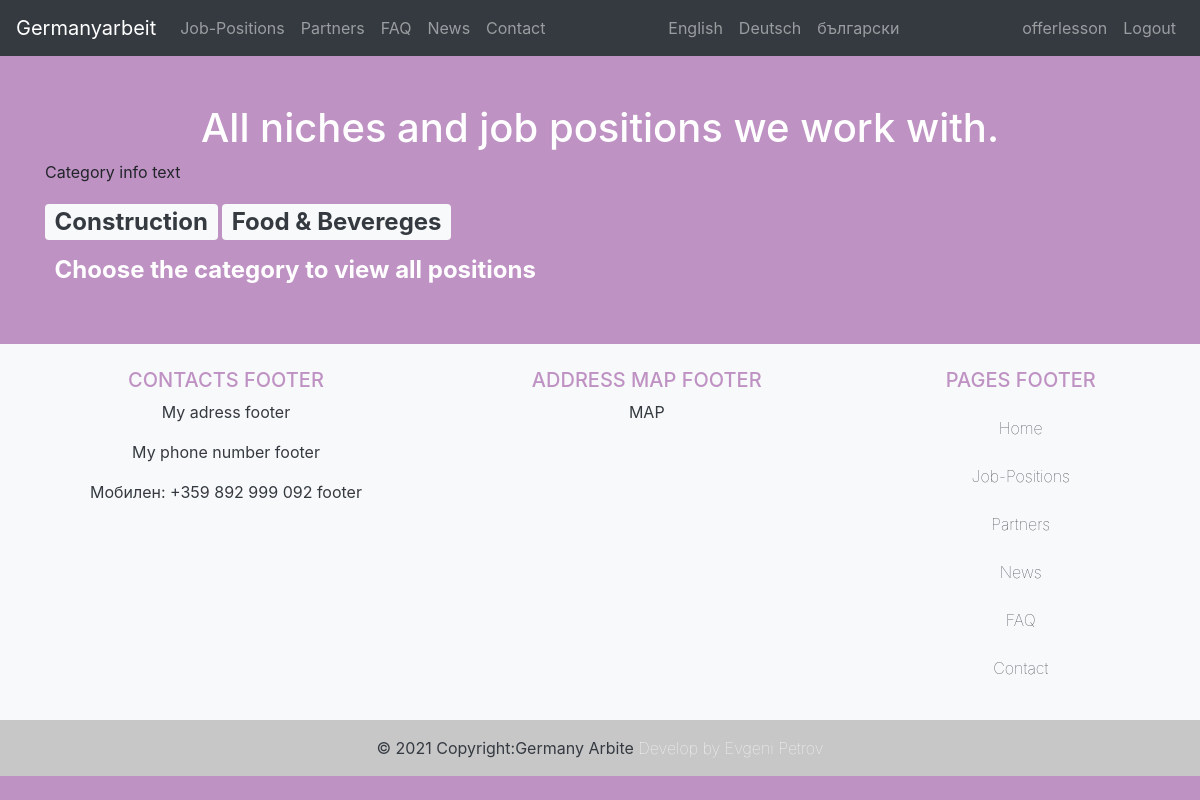
Screenshot of /category/jop-positions/ (signed in) with the database file from the repository.
### costumeuser/models.py (models this page shows, shortened)
class User(AbstractUser):
    is_worker = models.BooleanField(default=False)
    is_company = models.BooleanField(default=False)

### category/models.py (models this page shows, shortened)
class Category(models.Model):
    name= models.CharField(max_length=250)

### category/views.py (the view)
# urls.py: path('jop-positions/', views.category_all, name='category_all'),
def category_all(request):
    category = Category.objects.all()
    return render(request, 'category/category_all.html', {'category': category})

### templates/category/category_all.html (shortened to what this page needs)
{% extends "base.html" %}
{% load i18n %}
{% load static %}
{% block content %}
<br>
<br>
<div class="container">
    <h1 style="color: white; text-align: center">{% trans "All niches and job positions we work with." %}</h1>
    <p>{% trans "Category info text" %}</p>
    {% for cat in category %}
        <div class="btn-group">
            <a style="text-decoration: none; color:white; font-weight:20" href="{% url 'category' cat.id %}"><h2><span class="badge bg-light text-dark">{{ cat.name }}</span></h2></a>
        </div>
    {% endfor %}
    <h2><span class="badge" style="color:white">{% trans "Choose the category to view all positions" %}</span></h2>
</div>
{% endblock content %}

### templates/nav.html (shortened to what this page needs)
{% load i18n %}
{% load static %}
<nav class="navbar navbar-expand-lg navbar-dark bg-dark">
  <a class="navbar-brand" href="{% url 'home' %}"><img/>Germanyarbeit</a>
  <div class="collapse navbar-collapse justify-content-between" id="navbarNav">
    <ul class="navbar-nav">
      <li class="nav-item">
        <a class="nav-link" href="{% url 'category_all' %}">{% trans "Job-Positions" %}</a>
      </li>
      <li class="nav-item">
        <a class="nav-link" href="{% url 'partners' %}">{% trans "Partners" %}</a>
      </li>
      <li class="nav-item">
        <a class="nav-link" href="{% url 'faq' %}">{% trans "FAQ" %}</a>
      </li>
      <li class="nav-item">
        <a class="nav-link" href="{% url 'news' %}">{% trans "News" %}</a>
      </li>
      <li class="nav-item">
        <a class="nav-link" href="{% url 'contact' %}">{% trans "Contact" %}</a>
      </li>
    </ul>
    <ul class="navbar-nav">
        {% get_available_languages as LANGUAGES %}
        {% get_language_info_list for LANGUAGES as languages %}
        {% for lang in languages %}
          <li class="nav-item">
            <a class="dropdown-item nav-link" href="/{{ lang.code }}/">{{ lang.name_local }}</a>
          </li>
        {% endfor %}
    </ul>
    <ul class="navbar-nav">
      {% if user.is_authenticated %}
      <li class="nav-item">
        <a class="nav-link" href="{% url 'profile' %}">{{ user.username }}</a>
      </li>
      <li class="nav-item">
        <a class="nav-link" href="{% url 'account_logout' %}">{% trans "Logout" %}</a>
      </li>
      {% endif %}
    </ul>
  </div>
</nav>

### static/css/main.css (style rules this page uses)
.body { background-color: #BF92C4; background-repeat: no-repeat; }

### rows the page displays
User: username "offerlesson"
Category: name "Construction"
Category: name "Food & Bevereges"

### other values shown
{{ lang.name_local }} "English" "Deutsch" "български"
